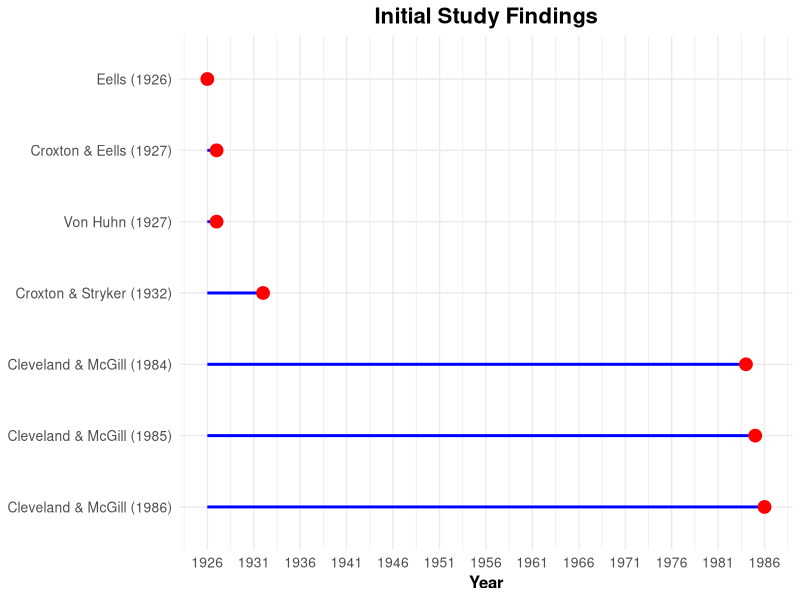
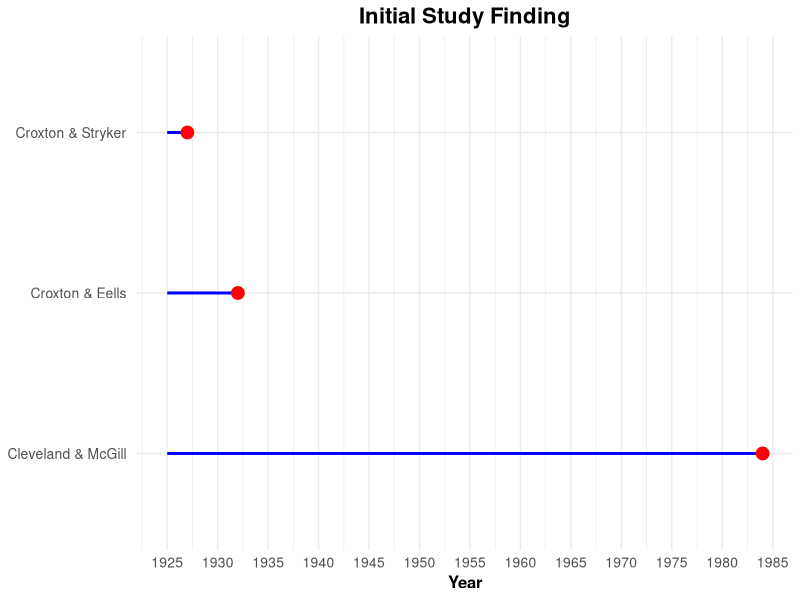

Reproduce these figures in R, in order.

#1. Graph Including all years
library(ggplot2)

# Data: Studies and their respective years
study_data <- data.frame(
  Study = c("Von Huhn (1927)", 
            "Eells (1926)", 
            "Croxton & Stryker (1932)", 
            "Croxton & Eells (1927)", 
            "Cleveland & McGill (1986)", 
            "Cleveland & McGill (1985)", 
            "Cleveland & McGill (1984)"),
  Year = c(1927, 1926, 1932, 1927, 1986, 1985, 1984)
)

# Reorder the Study variable by Year in descending order
study_data$Study <- factor(study_data$Study, levels = study_data$Study[order(study_data$Year, decreasing = TRUE)])

# Create the horizontal lollipop chart
ggplot(study_data, aes(x = Year, y = Study)) +
  geom_segment(aes(x = min(Year), xend = Year, y = Study, yend = Study), color = "blue", size = 1) +  # Horizontal lines
  geom_point(aes(x = Year, y = Study), color = "red", size = 4) +  # Red dots for years
  labs(
    title = "Initial Study Findings",
    x = "Year",
    y = NULL
  ) +
  scale_x_continuous(breaks = seq(min(study_data$Year), max(study_data$Year), 5)) +  # X-axis breaks for years
  theme_minimal() +
  theme(
    axis.text.y = element_text(size = 10),  # Improve readability of study labels
    axis.ticks.y = element_blank(),  # Hide Y-axis ticks
    axis.title.y = element_blank(),  # Remove Y-axis label
    axis.title.x = element_text(size = 12, face = "bold"),
    axis.text.x = element_text(size = 10),  # Adjust X-axis label size
    plot.title = element_text(size = 16, face = "bold", hjust = 0.5)
  )


#2. Graph 
library(ggplot2)

# Data: Studies and their respective years
study_data <- data.frame(
  Study = c( "Croxton & Stryker ", 
             "Croxton & Eells ", 
             "Cleveland & McGill "),
  Year = c( 1927, 1932, 1984)
)

ggplot(study_data, aes(x = Year, y = Study)) +
  geom_segment(aes(x = 1925, xend = Year, y = Study, yend = Study), color = "blue", size = 1) +  # Horizontal lines from left
  geom_point(aes(x = Year, y = Study), color = "red", size = 4) +  # Red dots for years
  labs(
    title = "Initial Study Finding",
    x = "Year",
    y = NULL
  ) +
  scale_x_continuous(breaks = seq(1925, 1990, 5)) +  # X-axis breaks for years
  theme_minimal() +
  theme(
    axis.text.y = element_text(size = 10),  # Improve readability of study labels
    axis.ticks.y = element_blank(),  # Hide Y-axis ticks
    axis.title.y = element_blank(),  # Remove Y-axis label
    axis.title.x = element_text(size = 12, face = "bold"),
    axis.text.x = element_text(size = 10),  # Adjust X-axis label size
    plot.title = element_text(size = 16, face = "bold", hjust = 0.5)
  )
